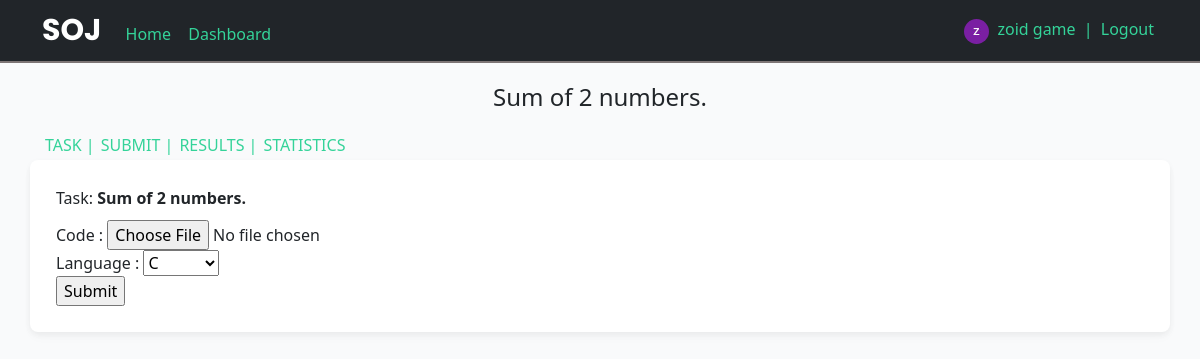
Screenshot of /submit/1 (signed in) with the database file from the repository.
### SOJ/models.py (models this page shows, shortened)
class User(db.Model, UserMixin):
    id = db.Column(db.Integer, primary_key=True)
    username = db.Column(db.String(20), unique=True, nullable=False)
    email = db.Column(db.String(120), unique=True, nullable=False)
    image_file = db.Column(db.String(20), nullable=False, default='default.jpg')
    password = db.Column(db.String(60), nullable=False)

class Problem(db.Model):
    id = db.Column(db.Integer, primary_key=True)
    title = db.Column(db.String(100), nullable=False)
    statement = db.Column(db.String(1000), nullable=False)
    categories = db.Column(db.String(1000), nullable=True)
    input = db.Column(db.String(1000), nullable=False)
    output = db.Column(db.String(1000), nullable=False)
    constraint = db.Column(db.String(1000), nullable=False)
    solved = db.Column(db.Integer, nullable=False, default=0)
    tried = db.Column(db.Integer, nullable=False , default=0)

### SOJ/main/routes.py (the view, shortened to what this page needs)
@main.route("/submit/<int:id>", methods=['POST', 'GET'])
@login_required
def submit(id):
    prob = Problem.query.filter_by(id=id).first();
    form = FileForm()
    if (request.method == 'GET'):
        return render_template("submit.html", prob=prob, form=form)

### SOJ/main/forms.py
class FileForm(FlaskForm):
    code = FileField('Code', validators=[FileRequired(), FileAllowed(['cpp', 'c', 'py'])])
    language = SelectField('Language', choices=[('c', 'C'), ('c++', 'C++'), ('python', 'Python')])
    submit = SubmitField('Submit')

### SOJ/models.py (called while the page is built)
@login_manager.user_loader
def load_user(user_id):
    return User.query.get(int(user_id))

### SOJ/templates/submit.html (shortened to what this page needs)
{% extends 'layout.html' %}
{% block content %}
<div class="container" style="margin-top:10px; margin-bottom:0px; ">
    <h4 class="text-center" style="padding:10px 0px;">{{ prob.title }}</h4>
    <div class="d-flex flex-row">
        <a class="custom-link" href="{{ url_for('main.task', id=prob.id) }}" style="padding:3px;">TASK |</a>
        <a class="custom-link" href="" style="padding:3px;"> SUBMIT |</a>
        <a class="custom-link" href="{{ url_for('main.result' , prob_id=prob.id) }}" style="padding:3px;"> RESULTS |</a>
        <a class="custom-link" href="{{ url_for('main.prob_stats', id=prob.id) }}" style="padding:3px;"> STATISTICS</a>
    </div>
</div>
<div class="container custom-card" >
    <div class="d-flex flex-row " >
        <div class="col p-3">
            <p style="display:inline;">Task: </p><p style="display:inline; font-weight:bold;">{{ prob.title }}</p>
            <form  action="" style="margin-top: 10px;" method="post"
            enctype = "multipart/form-data">
                {{ form.code.label }} : {{ form.code(size=20) }}
                <br>
                {{ form.language.label }} : {{ form.language() }}
                <br>
                {{ form.submit() }}
            </form>
        </div>
    </div>
</div>
{% endblock %}

### SOJ/templates/layout.html (shortened to what this page needs)
<!DOCTYPE html>
<html>
<head>
    <link href="https://cdn.jsdelivr.net/npm/bootstrap@5.0.2/dist/css/bootstrap.min.css" rel="stylesheet">
    <link rel="stylesheet" href="{{ url_for('static', filename='css/layout.css') }}">
</head>
<body style="background-color: #f9fafb;">
    <nav class="navbar navbar-dark bg-dark ">
        <div class="container">
            <div>
                <a  class="navbar-brand" style="font-size:30px; font-weight: bold; font-family: 'Poppins', sans-serif;">SOJ</a>
                <a href="/" class="custom-link">Home</a>
                {% if current_user.is_authenticated %}
                    <a href="{{ url_for('main.dashboard') }}" class="custom-link" style="margin-left:5px;">Dashboard</a>
                {% endif %}
            </div>
            <div>
                {% if current_user.is_authenticated %}
                <img class="rounded-circle" src="{{ url_for('static', filename='profile_pics/' + current_user.image_file) }}" width="25" height="25" >
                    <a class="custom-link" href="{{ url_for('users.account') }}">{{ current_user.username }} </a><span style="color: #34d399  ;">| </span>
                    <a class="custom-link" href="{{ url_for('users.logout') }}">Logout</a>
                {% else %}
                    <a class="custom-link" href="{{ url_for('users.login') }}">Login</a>
                {% endif %}
        </div>
    </nav>
    {% block content %}{% endblock %}
</body>
</html>

### SOJ/static/css/layout.css (style rules this page uses)
.custom-card { background-color: white; padding: 10px ; border-radius: 8px; box-shadow: rgba(0, 0, 0, 0.04) 0px 2px 6px, rgba(0, 0, 0, 0.02) 0px 4px 8px, rgba(0, 0, 0, 0.02) 0px 6px 12px; }
a { transition: all 0.3s; }
.custom-link { text-decoration: None; padding: 4px; color: #34d399 ; }
nav { border-bottom: 2px solid rgb(125, 117, 117); }

### rows the page displays
User: image_file (picture), username "zoid game"
Problem: title "Sum of 2 numbers."
